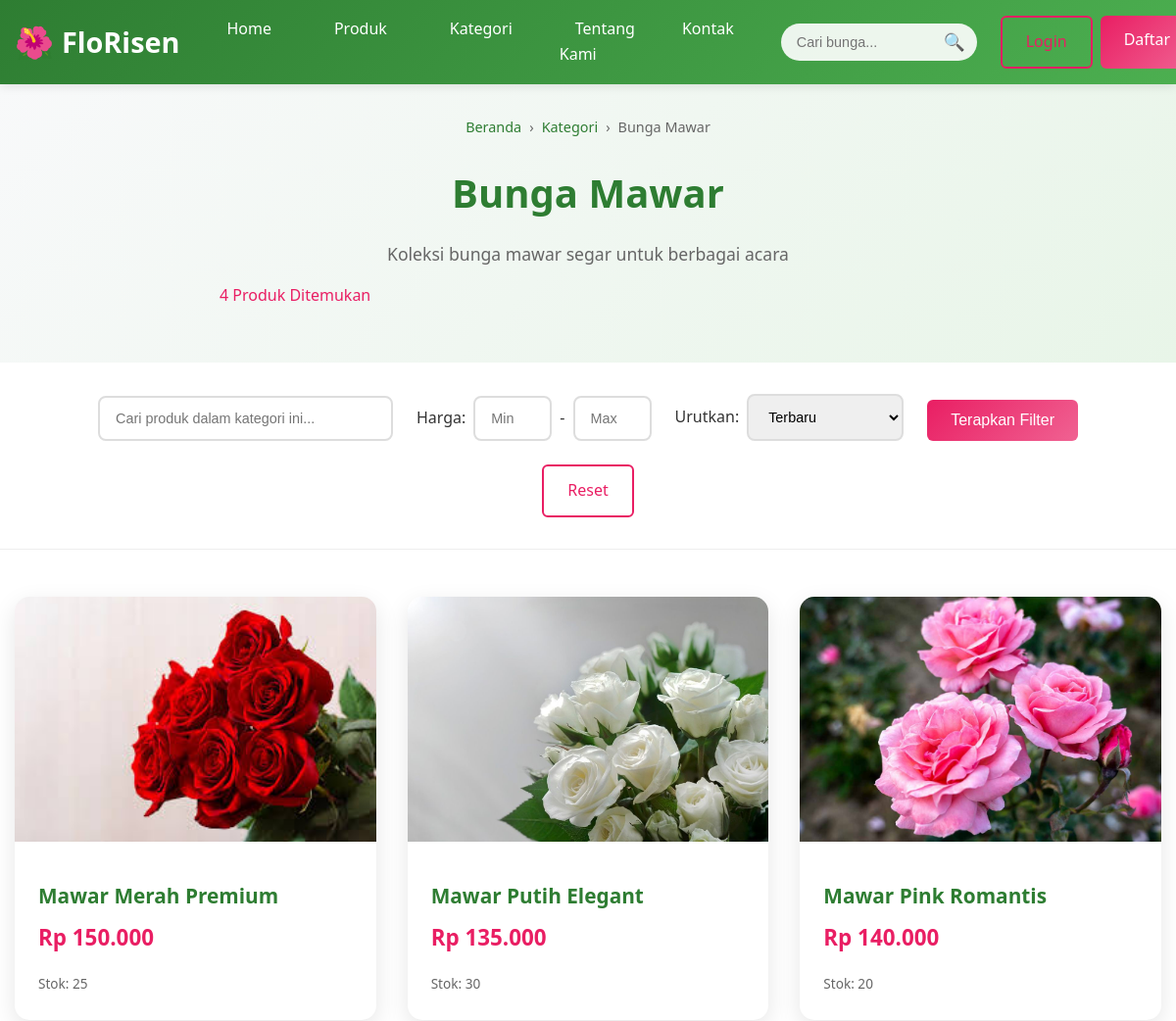
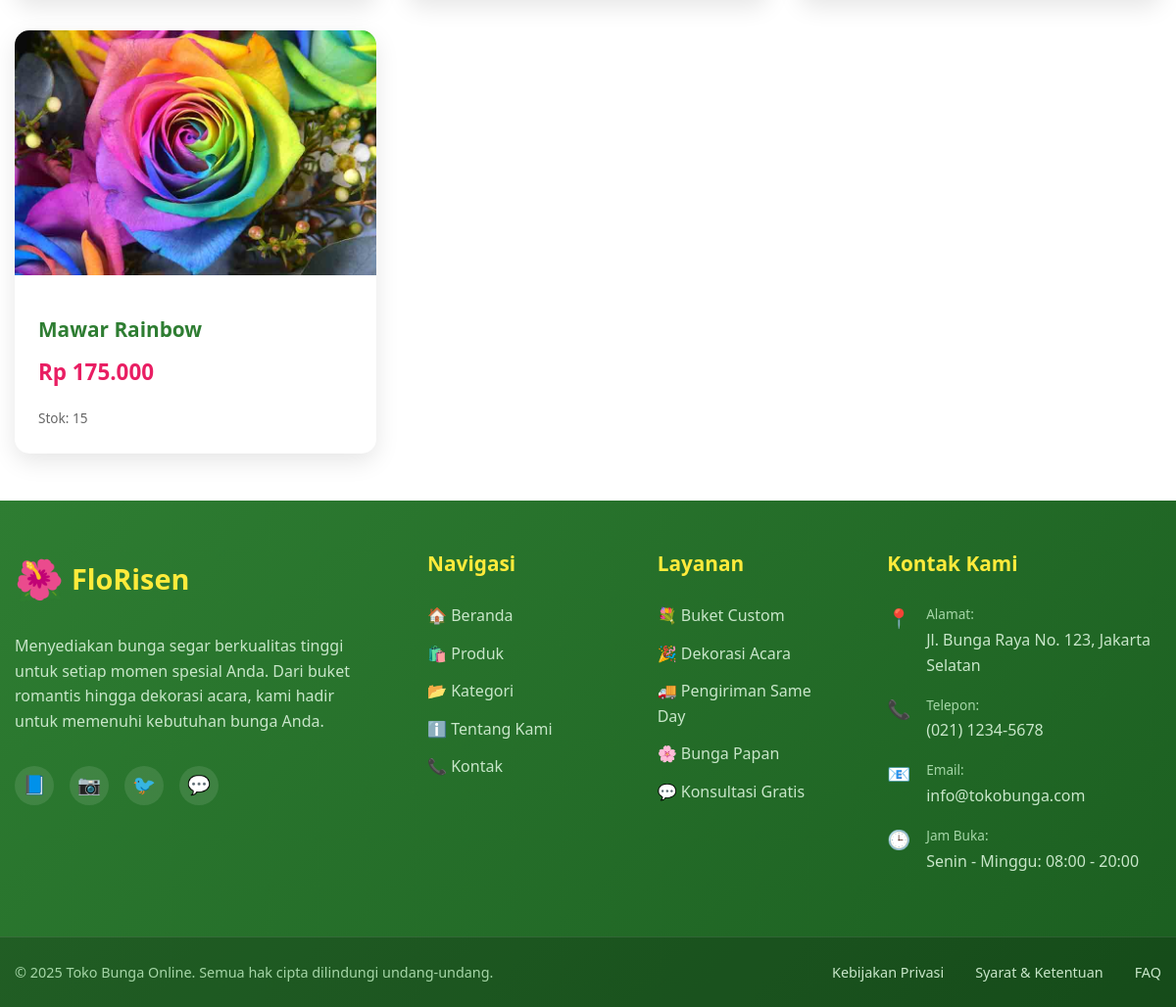
/category.php?id=1, run on the app's committed database (2 pictures, top to bottom).
### tables this page shows
CREATE TABLE categories (
    id INT PRIMARY KEY AUTO_INCREMENT,
    name VARCHAR(100) NOT NULL,
    description TEXT,
    image VARCHAR(255),
    is_active TINYINT(1) DEFAULT 1,
    created_at TIMESTAMP DEFAULT CURRENT_TIMESTAMP,
    updated_at TIMESTAMP DEFAULT CURRENT_TIMESTAMP ON UPDATE CURRENT_TIMESTAMP
);

CREATE TABLE products (
    id INT PRIMARY KEY AUTO_INCREMENT,
    category_id INT NOT NULL,
    name VARCHAR(150) NOT NULL,
    description TEXT,
    price DECIMAL(12,2) NOT NULL,
    stock INT DEFAULT 0,
    image VARCHAR(255),
    weight DECIMAL(8,2) DEFAULT 0,
    is_featured TINYINT(1) DEFAULT 0,
    is_active TINYINT(1) DEFAULT 1,
    created_at TIMESTAMP DEFAULT CURRENT_TIMESTAMP,
    updated_at TIMESTAMP DEFAULT CURRENT_TIMESTAMP ON UPDATE CURRENT_TIMESTAMP,
    FOREIGN KEY (category_id) REFERENCES categories(id) ON DELETE CASCADE
);

### config/database.php (called while the page is built, shortened)
<?php
function getConnection() {
    try {
        $pdo = new PDO("mysql:host=" . DB_HOST . ";dbname=" . DB_NAME, DB_USER, DB_PASS);
        $pdo->setAttribute(PDO::ATTR_ERRMODE, PDO::ERRMODE_EXCEPTION);
        $pdo->setAttribute(PDO::ATTR_DEFAULT_FETCH_MODE, PDO::FETCH_ASSOC);
        return $pdo;
    } catch(PDOException $e) {
        die("Connection failed: " . $e->getMessage());
    }
}
function getCategoryById($id) {
    $pdo = getConnection();
    $stmt = $pdo->prepare("SELECT * FROM categories WHERE id = ?");
    $stmt->execute([$id]);
    return $stmt->fetch();
}
function getProductsWithFilters($where_conditions, $params, $order_by, $limit, $offset) {
    try {
        $pdo = getConnection();
        $base_conditions = ['p.is_active = 1'];
        if (!empty($where_conditions)) {
            $base_conditions = array_merge($base_conditions, $where_conditions);
        }
        $where_clause = 'WHERE ' . implode(' AND ', $base_conditions);
        $allowed_orders = [
            'p.created_at DESC', 'p.created_at ASC',
            'p.price ASC', 'p.price DESC',
            'p.name ASC', 'p.name DESC'
        ];
        $sql = "SELECT p.*, c.name as category_name
                FROM products p
                LEFT JOIN categories c ON p.category_id = c.id
                $where_clause
                ORDER BY $order_by
                LIMIT :limit OFFSET :offset";
        $stmt = $pdo->prepare($sql);
        foreach ($params as $key => $value) {
            $stmt->bindValue($key + 1, $value);
        }
        $stmt->bindParam(':limit', $limit, PDO::PARAM_INT);
        $stmt->bindParam(':offset', $offset, PDO::PARAM_INT);
        $stmt->execute();
        return $stmt->fetchAll();
    } catch (PDOException $e) {
        error_log("Error in getProductsWithFilters: " . $e->getMessage());
        error_log("SQL: " . ($sql ?? 'Not set'));
        error_log("Params: " . print_r($params, true));
        return [];
    }
}
function getTotalProductsWithFilters($where_conditions, $params) {
    try {
        $pdo = getConnection();
        $base_conditions = ['p.is_active = 1'];
        if (!empty($where_conditions)) {
            $base_conditions = array_merge($base_conditions, $where_conditions);
        }
        $where_clause = 'WHERE ' . implode(' AND ', $base_conditions);
        $sql = "SELECT COUNT(*) as total FROM products p $where_clause";
        $stmt = $pdo->prepare($sql);
        foreach ($params as $key => $value) {
            $stmt->bindValue($key + 1, $value);
        }
        $stmt->execute();
        $result = $stmt->fetch();
        return $result['total'];
    } catch (PDOException $e) {
        error_log("Error in getTotalProductsWithFilters: " . $e->getMessage());
        return 0;
    }
}
?>

### category.php (the view, shortened to what this page needs)
<?php
require_once 'config/database.php';
$category_id = filter_input(INPUT_GET, 'id', FILTER_VALIDATE_INT);
$category = getCategoryById($category_id);
$search = trim($_GET['search'] ?? '');
$sort = $_GET['sort'] ?? 'newest';
$min_price = filter_input(INPUT_GET, 'min_price', FILTER_VALIDATE_INT);
$max_price = filter_input(INPUT_GET, 'max_price', FILTER_VALIDATE_INT);
$page = max(1, filter_input(INPUT_GET, 'page', FILTER_VALIDATE_INT) ?: 1);
$per_page = 12;
$where_conditions = ['category_id = ?'];
$params = [$category_id];
switch($sort) {
    default:
        $order_by = 'p.created_at DESC';
        break;
}
$offset = ($page - 1) * $per_page;
$products = getProductsWithFilters($where_conditions, $params, $order_by, $per_page, $offset);
$total_products = getTotalProductsWithFilters($where_conditions, $params);
?>
<!DOCTYPE html>
<html lang="id">
<head>
    <link rel="stylesheet" href="assets/css/style.css">
</head>
<body>
    <?php include 'includes/header.php'; ?>
<main class="main-content">
    <section class="category-header">
        <div class="container">
            <div class="category-header-content">
                <nav class="breadcrumb">
                    <a href="index.php">Beranda</a>
                    <span class="breadcrumb-separator">›</span>
                    <a href="categories.php">Kategori</a>
                    <span class="breadcrumb-separator">›</span>
                    <span class="breadcrumb-current"><?php echo htmlspecialchars($category['name']); ?></span>
                </nav>
                <div class="category-info">
                    <h1 class="category-title"><?php echo htmlspecialchars($category['name']); ?></h1>
                    <?php if (!empty($category['description'])): ?>
                        <p class="category-description"><?php echo htmlspecialchars($category['description']); ?></p>
                    <?php endif; ?>
                    <div class="category-stats">
                        <span class="product-count"><?php echo $total_products; ?> Produk Ditemukan</span>
                    </div>
                </div>
            </div>
        </div>
    </section>
    <section class="filters-section">
        <div class="container">
            <div class="filters-container">
                <form method="GET" action="" class="filters-form">
                    <div class="search-filter">
                        <input type="text" name="search" value="<?php echo htmlspecialchars($search); ?>"
                               placeholder="Cari produk dalam kategori ini..." class="search-input">
                    </div>
                    <div class="price-filter">
                        <label>Harga:</label>
                        <input type="number" name="min_price" value="<?php echo $min_price; ?>"
                               placeholder="Min" class="price-input">
                        <span>-</span>
                        <input type="number" name="max_price" value="<?php echo $max_price; ?>"
                               placeholder="Max" class="price-input">
                    </div>
                    <div class="sort-filter">
                        <label for="sort">Urutkan:</label>
                        <select name="sort" id="sort" class="sort-select">
                            <option value="newest" <?php echo $sort === 'newest' ? 'selected' : ''; ?>>Terbaru</option>
                        </select>
                    </div>
                    <button type="submit" class="btn btn-primary">Terapkan Filter</button>
                    <a href="category.php?id=<?php echo $category_id; ?>" class="btn btn-outline">Reset</a>
                </form>
            </div>
        </div>
    </section>
    <section class="products-section">
        <div class="container">
            <?php if (!empty($products)): ?>
                <div class="products-grid">
                    <?php foreach ($products as $product): ?>
                        <div class="product-card">
                            <a href="product-detail.php?id=<?php echo $product['id']; ?>" class="product-link">
                                <div class="product-image">
                                    <?php if (!empty($product['image']) && file_exists('assets/images/products/' . $product['image'])): ?>
                                        <img src="assets/images/products/<?php echo htmlspecialchars($product['image']); ?>"
                                             alt="<?php echo htmlspecialchars($product['name']); ?>"
                                             loading="lazy">
                                    <?php else: ?>
                                        <div class="product-placeholder">
                                            <span class="product-icon">🌹</span>
                                        </div>
                                    <?php endif; ?>
                                </div>
                                <div class="product-info">
                                    <h3 class="product-name"><?php echo htmlspecialchars($product['name']); ?></h3>
                                    <div class="product-price">
                                        <span class="current-price">Rp <?php echo number_format($product['price'], 0, ',', '.'); ?></span>
                                    </div>
                                    <div class="product-stock">
                                        <span class="stock-text">Stok: <?php echo $product['stock']; ?></span>
                                    </div>
                                </div>
                            </a>
                        </div>
                    <?php endforeach; ?>
                </div>
            <?php endif; ?>
        </div>
    </section>
</main>
<?php include 'includes/footer.php'; ?>
</body>
</html>

### assets/css/style.css (style rules this page uses)
* { margin: 0; padding: 0; box-sizing: border-box; }
body { font-family: 'Segoe UI', Tahoma, Geneva, Verdana, sans-serif; line-height: 1.6; color: #333; background-color: #fff; }
.container { max-width: 1200px; margin: 0 auto; padding: 0 20px; }
.btn { display: inline-block; padding: 12px 24px; border: none; border-radius: 6px; text-decoration: none; text-align: center; cursor: pointer; font-size: 16px; font-weight: 500; transition: all 0.3s ease; }
.btn-primary { background: linear-gradient(135deg, #e91e63, #f06292); color: white; }
.btn-outline { background: transparent; color: #e91e63; border: 2px solid #e91e63; }
.category-info { padding: 1.5rem; }
.category-info p { color: #666; margin-bottom: 1rem; }
.product-card { background: white; border-radius: 15px; overflow: hidden; box-shadow: 0 8px 25px rgba(0,0,0,0.1); transition: transform 0.3s ease; }
.product-image { position: relative; overflow: hidden; }
.product-image img { width: 100%; height: 250px; object-fit: cover; transition: transform 0.3s ease; }
.product-info { padding: 1.5rem; }
.product-name { font-size: 1.3rem; color: #2e7d32; margin: 0.5rem 0; }
.product-price { font-size: 1.4rem; font-weight: bold; color: #e91e63; margin-bottom: 1rem; }
.breadcrumb { display: flex; align-items: center; justify-content: center; gap: 0.5rem; font-size: 0.9rem; }
.breadcrumb a { color: #2e7d32; text-decoration: none; }
.breadcrumb-separator { color: #666; }
.breadcrumb-current { color: #666; font-weight: 500; }
.category-description { color: #666; line-height: 1.5; margin-bottom: 1rem; }
.category-stats { display: flex; align-items: center; gap: 1rem; }
.product-count { display: flex; align-items: center; gap: 0.5rem; color: #e91e63; font-weight: 500; }
.main-content { min-height: 100vh; padding-top: 0; }
.product-link { text-decoration: none; color: inherit; }
.category-header { background: linear-gradient(135deg, #f8f9fa, #e8f5e8); padding: 2rem 0; }
.category-header-content { max-width: 800px; margin: 0 auto; text-align: center; }
.category-title { font-size: 2.5rem; color: #2e7d32; margin-bottom: 1rem; font-weight: 700; }
.category-description { font-size: 1.1rem; color: #666; margin-bottom: 1.5rem; line-height: 1.6; }
.filters-section { background: white; padding: 2rem 0; border-bottom: 1px solid #eee; }
.filters-container { max-width: 1000px; margin: 0 auto; }
.filters-form { display: flex; flex-wrap: wrap; gap: 1.5rem; align-items: end; justify-content: center; }
.search-filter { flex: 1; min-width: 250px; }
.price-filter { display: flex; align-items: center; gap: 0.5rem; }
.sort-filter { display: flex; align-items: center; gap: 0.5rem; }
.search-input, .price-input, .sort-select { padding: 0.8rem 1rem; border: 2px solid #ddd; border-radius: 8px; font-size: 0.9rem; transition: border-color 0.3s ease; }
.search-input { width: 100%; }
.price-input { width: 80px; }
.sort-select { min-width: 150px; }
.price-filter label, .sort-filter label { font-weight: 500; color: #333; white-space: nowrap; }
.products-section { padding: 3rem 0; }
.product-stock { margin-top: 0.5rem; }
.stock-text { font-size: 0.85rem; color: #666; }
.products-grid { display: grid; grid-template-columns: repeat(auto-fit, minmax(280px, 1fr)); gap: 2rem; }
@media (max-width: 1200px) { .container { max-width: 100%; padding: 0 15px; } }
.category-card, .product-card, .feature-card { animation: fadeIn 0.6s ease-out; }

### data on the page
categories: name "Bunga Mawar", description "Koleksi bunga mawar segar untuk berbagai acara"
products: image (picture), name "Mawar Merah Premium", price "150.000", stock "25"
products: image (picture), name "Mawar Putih Elegant", price "135.000", stock "30"
products: image (picture), name "Mawar Pink Romantis", price "140.000", stock "20"
products: image (picture), name "Mawar Rainbow", price "175.000", stock "15"

### other printed values
$total_products "4"
